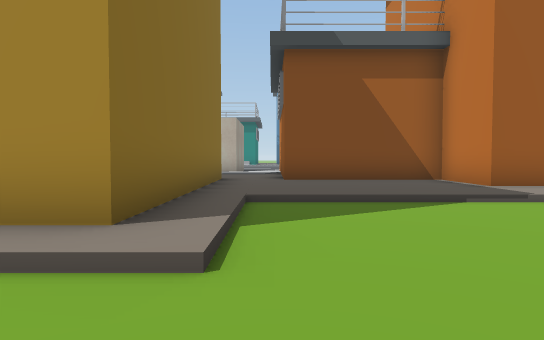
View 1 (above)

24 first-person views from a walk through a scene from a Unity 3-D project. The camera is 1.3 m above the floor, tilts 2° down and sees 75° across. The floor is counted in squares, 2 m on a side. Each view is taken from the middle of a square. On the plan, view 1 faces up. The plan holds only what a view shows up to about 10 squares ahead; the rest is blank. The place goes on beyond the plan. The player is left out. Some surface patterns are stand-ins.

View 2
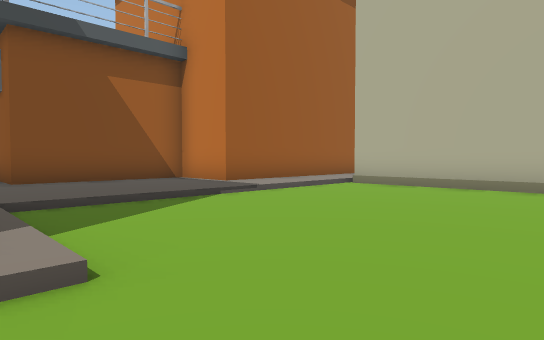

View 3
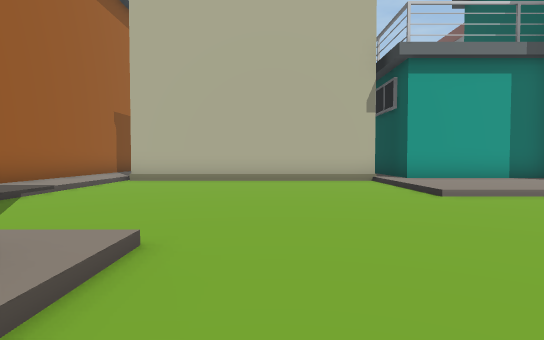

View 4
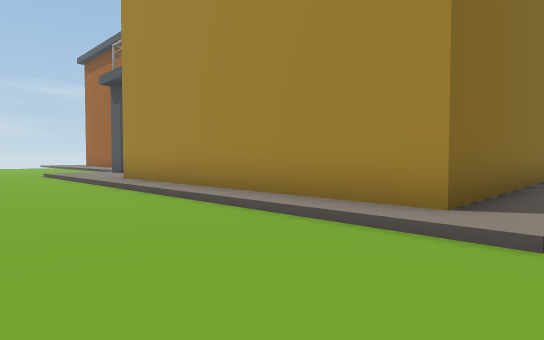

View 5
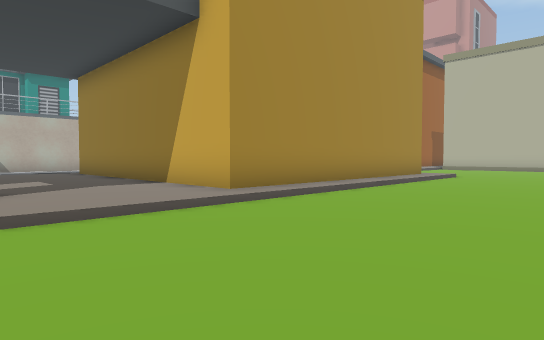

View 6
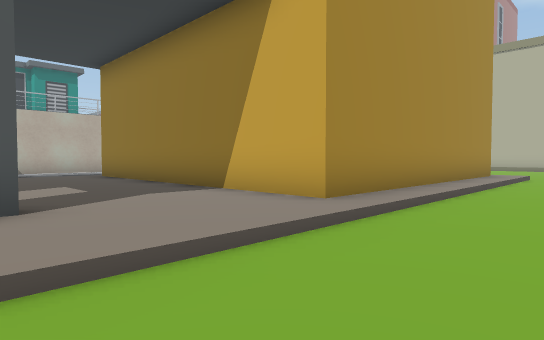

View 7
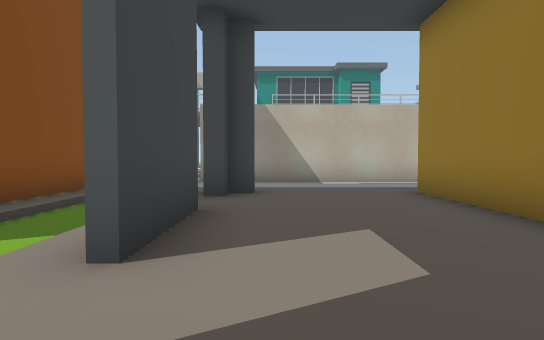

View 8
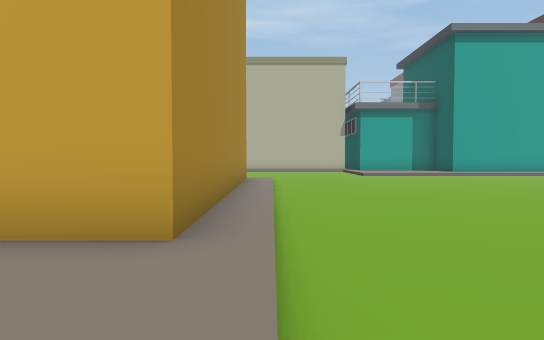

View 9
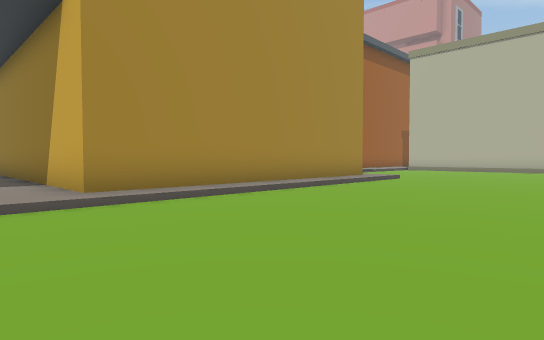

View 10
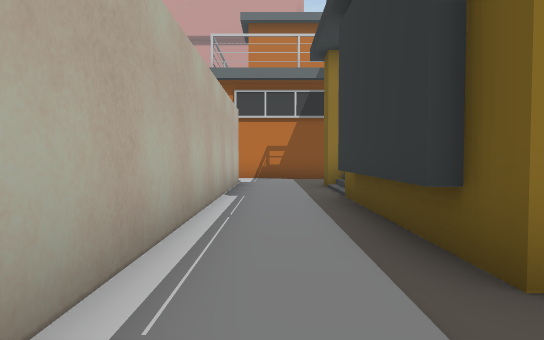

View 11
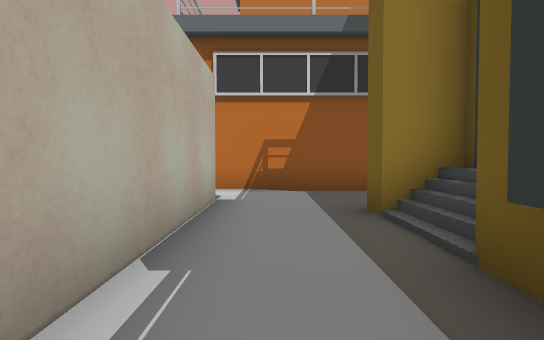

View 12
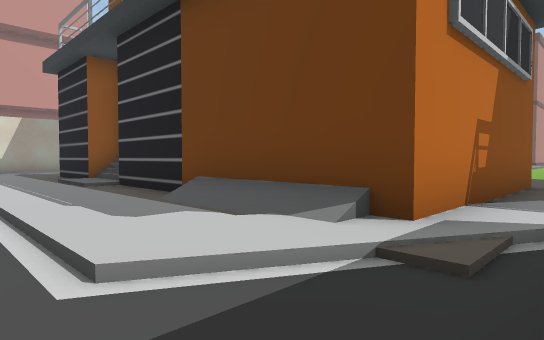

View 13
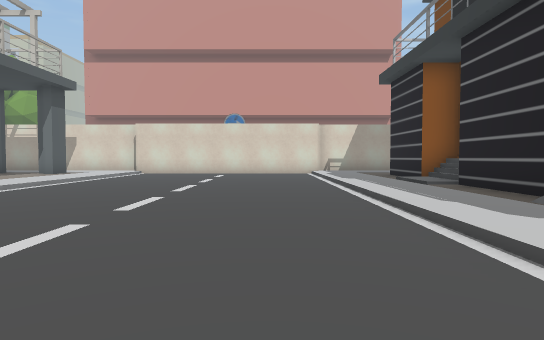

View 14
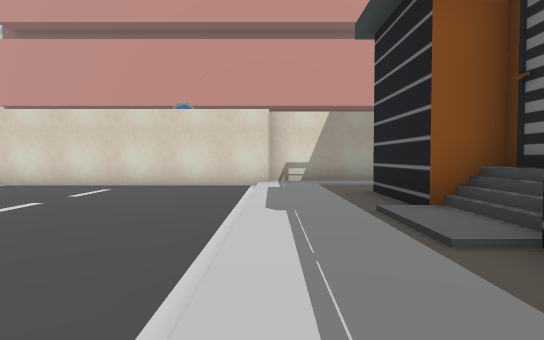

View 15
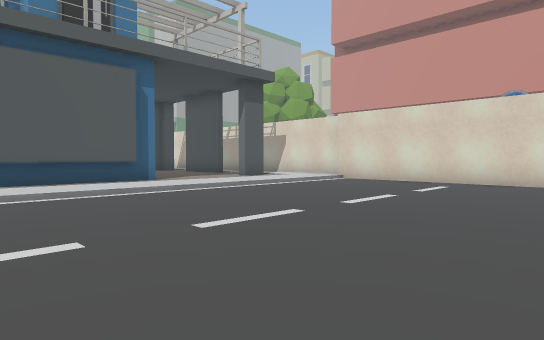

View 16
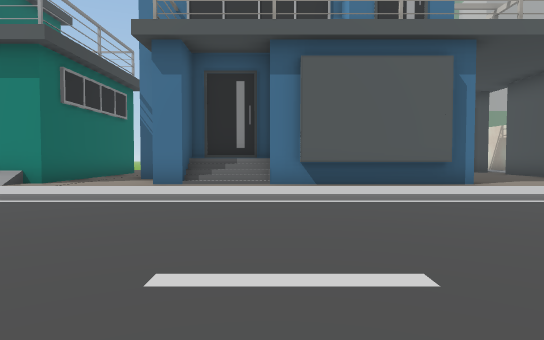

View 17
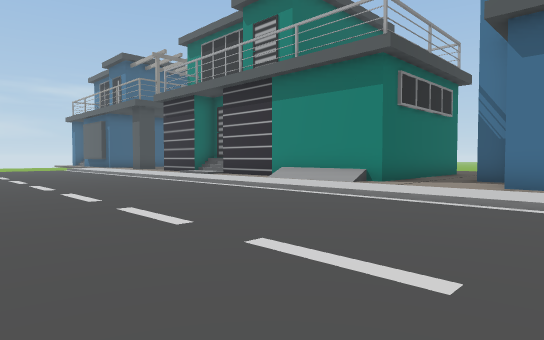

View 18
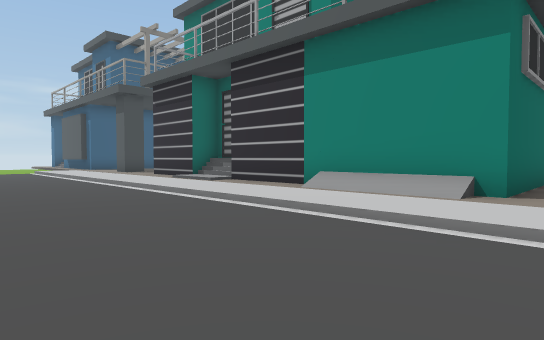

View 19
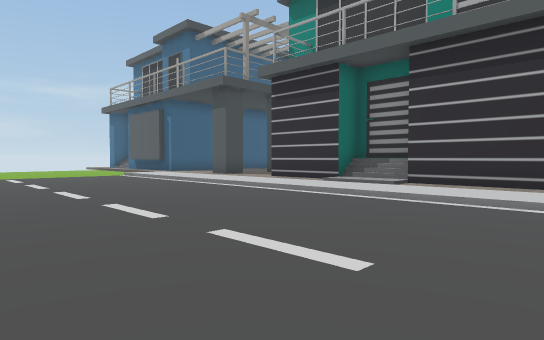

View 20
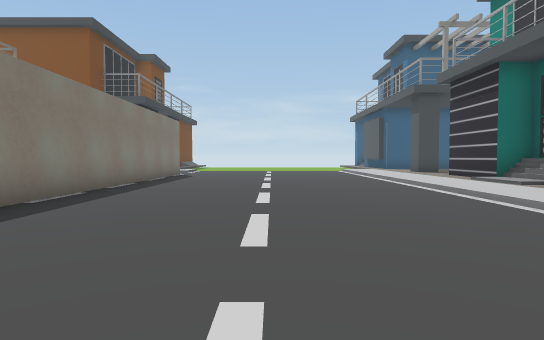

View 21
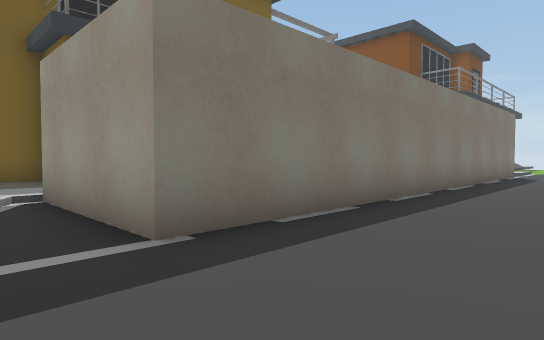

View 22
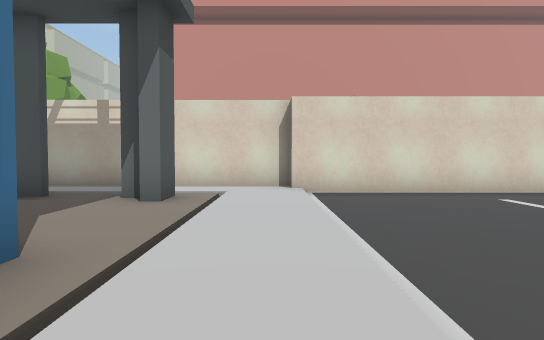

View 23
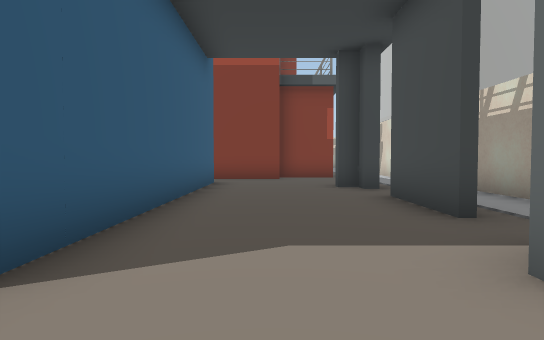

View 24
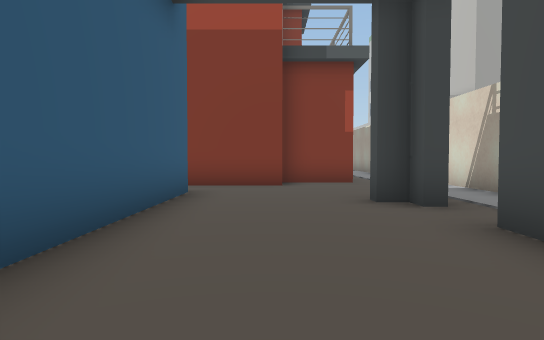

### Floor plan
Key: @ floor where view 1 was taken; # wall or solid block; . main floor; : floor 0.25 m higher than the main floor; + floor 1.25 m higher than the main floor; / step, stairs or slope.
Columns run from 13 left of view 1 to 14 right of it. Each row starts with its distance up from view 1.
 36                      ###::
 35                      ::::: #
 34                      ::::: #
 33                      #:::::#
 32                      #:::#:#
 31                      #:::::#
 30                      #:::#:#
 29            #         #:::#:#
 28            #::##     #:::#:#
 27    ####    #:::###   #:::::#
 26    #//######:::#/#####:::#:#
 25   /////////////////////////#
 24  ::::::::::::::::::::::::::#
 23 ...........................#
 22 ...........................#
 21 ...........................#
 20 ...........................#
 19 ...........................#
 18    ........................#
 17  ..........................#
 16  ## ########../::::::::::::#
 15            #./::::::::::::/#
 14            #.:######::###:/#
 13  ###########/:#    ####   /#
 12  :::::::::::::#
 11 :::::###::::::#
 10 #:::## ##/+#::#
  9 ::::#     ##::####
  8 #:::#      #:::::#
  7 #:::#      #:::::####
  6 ::::#      #:::::::::
  5 ::::#      #:///////#
  4 #:::#      #:.......#
  3 ::::########:.......#
  2 /////////////.......#
  1 ....................#
  0 .............@......#
 -1 ....................#
 -2 ................////#
 -3   ..........   ./:::#

Where each view was taken, in squares from view 1:
view 1: 0 up, 0 right, facing up
view 2: 0 up, 1 left, facing up-right
view 3: 1 up, 3 left, facing right
view 4: 1 down, 0 right, facing up-left
view 5: 2 down, 13 left, facing up-right
view 6: 0 up, 13 left, facing up-right
view 7: 4 up, 12 left, facing up
view 8: 2 up, 12 left, facing right
view 9: 3 down, 11 left, facing up-right
view 10: 12 up, 11 left, facing right
view 11: 12 up, 7 left, facing right
view 12: 17 up, 1 left, facing down-right
view 13: 18 up, 1 left, facing right
view 14: 16 up, 4 right, facing right
view 15: 17 up, 4 right, facing up-right
view 16: 18 up, 4 right, facing up
view 17: 18 up, 3 right, facing up-left
view 18: 20 up, 0 right, facing up-left
view 19: 18 up, 4 left, facing up-left
view 20: 20 up, 0 right, facing left
view 21: 19 up, 0 right, facing down-left
view 22: 24 up, 6 right, facing right
view 23: 24 up, 10 right, facing up
view 24: 27 up, 10 right, facing up
